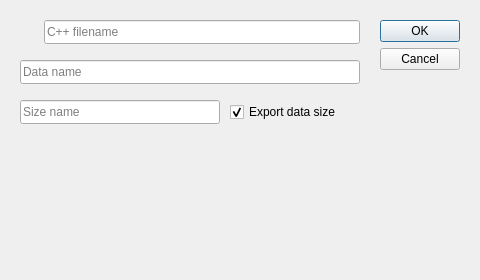
<?xml version="1.0" encoding="UTF-8"?>
<ui version="4.0">
 <class>nBlobToCpp</class>
 <widget class="QDialog" name="nBlobToCpp">
  <property name="geometry">
   <rect>
    <x>0</x>
    <y>0</y>
    <width>480</width>
    <height>280</height>
   </rect>
  </property>
  <property name="windowTitle">
   <string>Blob to C/C++</string>
  </property>
  <property name="windowIcon">
   <iconset resource="../../../Images/Branon.qrc">
    <normaloff>:/images/checklist.png</normaloff>:/images/checklist.png</iconset>
  </property>
  <property name="toolTip">
   <string>Blob to C/C++</string>
  </property>
  <property name="statusTip">
   <string>Blob to C/C++</string>
  </property>
  <property name="whatsThis">
   <string>Blob to C/C++</string>
  </property>
  <widget class="QDialogButtonBox" name="buttonBox">
   <property name="geometry">
    <rect>
     <x>380</x>
     <y>20</y>
     <width>80</width>
     <height>240</height>
    </rect>
   </property>
   <property name="orientation">
    <enum>Qt::Vertical</enum>
   </property>
   <property name="standardButtons">
    <set>QDialogButtonBox::Cancel|QDialogButtonBox::Ok</set>
   </property>
  </widget>
  <widget class="QStackedWidget" name="Stacked">
   <property name="geometry">
    <rect>
     <x>20</x>
     <y>140</y>
     <width>340</width>
     <height>120</height>
    </rect>
   </property>
   <widget class="QWidget" name="Blob"/>
   <widget class="QWidget" name="Fixed"/>
   <widget class="QWidget" name="Floating">
    <widget class="QCheckBox" name="isPrecision">
     <property name="geometry">
      <rect>
       <x>20</x>
       <y>20</y>
       <width>200</width>
       <height>24</height>
      </rect>
     </property>
     <property name="text">
      <string>Floating precisions</string>
     </property>
    </widget>
    <widget class="QSpinBox" name="Precision">
     <property name="geometry">
      <rect>
       <x>20</x>
       <y>60</y>
       <width>120</width>
       <height>24</height>
      </rect>
     </property>
     <property name="alignment">
      <set>Qt::AlignRight|Qt::AlignTrailing|Qt::AlignVCenter</set>
     </property>
     <property name="suffix">
      <string> digits</string>
     </property>
     <property name="maximum">
      <number>80</number>
     </property>
     <property name="value">
      <number>4</number>
     </property>
    </widget>
   </widget>
   <widget class="QWidget" name="String">
    <widget class="QLineEdit" name="StrName">
     <property name="geometry">
      <rect>
       <x>20</x>
       <y>20</y>
       <width>300</width>
       <height>24</height>
      </rect>
     </property>
     <property name="toolTip">
      <string>QString name</string>
     </property>
     <property name="statusTip">
      <string>QString name</string>
     </property>
     <property name="whatsThis">
      <string>QString name</string>
     </property>
     <property name="placeholderText">
      <string>QString name</string>
     </property>
    </widget>
   </widget>
  </widget>
  <widget class="QToolButton" name="ExportCpp">
   <property name="geometry">
    <rect>
     <x>20</x>
     <y>20</y>
     <width>24</width>
     <height>24</height>
    </rect>
   </property>
   <property name="toolTip">
    <string>Export C++</string>
   </property>
   <property name="statusTip">
    <string>Export C++</string>
   </property>
   <property name="whatsThis">
    <string>Export C++</string>
   </property>
   <property name="text">
    <string/>
   </property>
   <property name="icon">
    <iconset resource="../../../Images/Branon.qrc">
     <normaloff>:/images/sourcecpp.png</normaloff>:/images/sourcecpp.png</iconset>
   </property>
   <property name="iconSize">
    <size>
     <width>24</width>
     <height>24</height>
    </size>
   </property>
   <property name="autoRaise">
    <bool>true</bool>
   </property>
  </widget>
  <widget class="QLineEdit" name="CppFile">
   <property name="geometry">
    <rect>
     <x>44</x>
     <y>20</y>
     <width>316</width>
     <height>24</height>
    </rect>
   </property>
   <property name="placeholderText">
    <string>C++ filename</string>
   </property>
  </widget>
  <widget class="QLineEdit" name="SizeName">
   <property name="geometry">
    <rect>
     <x>20</x>
     <y>100</y>
     <width>200</width>
     <height>24</height>
    </rect>
   </property>
   <property name="placeholderText">
    <string>Size name</string>
   </property>
  </widget>
  <widget class="QCheckBox" name="DataSize">
   <property name="geometry">
    <rect>
     <x>230</x>
     <y>100</y>
     <width>130</width>
     <height>24</height>
    </rect>
   </property>
   <property name="toolTip">
    <string>Export data size</string>
   </property>
   <property name="statusTip">
    <string>Export data size</string>
   </property>
   <property name="whatsThis">
    <string>Export data size</string>
   </property>
   <property name="text">
    <string>Export data size</string>
   </property>
   <property name="checked">
    <bool>true</bool>
   </property>
  </widget>
  <widget class="QLineEdit" name="DataName">
   <property name="geometry">
    <rect>
     <x>20</x>
     <y>60</y>
     <width>340</width>
     <height>24</height>
    </rect>
   </property>
   <property name="placeholderText">
    <string>Data name</string>
   </property>
  </widget>
 </widget>
 <resources>
  <include location="../../../Images/Branon.qrc"/>
 </resources>
 <connections>
  <connection>
   <sender>buttonBox</sender>
   <signal>accepted()</signal>
   <receiver>nBlobToCpp</receiver>
   <slot>accept()</slot>
   <hints>
    <hint type="sourcelabel">
     <x>248</x>
     <y>254</y>
    </hint>
    <hint type="destinationlabel">
     <x>157</x>
     <y>274</y>
    </hint>
   </hints>
  </connection>
  <connection>
   <sender>buttonBox</sender>
   <signal>rejected()</signal>
   <receiver>nBlobToCpp</receiver>
   <slot>reject()</slot>
   <hints>
    <hint type="sourcelabel">
     <x>316</x>
     <y>260</y>
    </hint>
    <hint type="destinationlabel">
     <x>286</x>
     <y>274</y>
    </hint>
   </hints>
  </connection>
  <connection>
   <sender>ExportCpp</sender>
   <signal>clicked()</signal>
   <receiver>nBlobToCpp</receiver>
   <slot>ExportCpp()</slot>
   <hints>
    <hint type="sourcelabel">
     <x>31</x>
     <y>31</y>
    </hint>
    <hint type="destinationlabel">
     <x>239</x>
     <y>139</y>
    </hint>
   </hints>
  </connection>
 </connections>
</ui>
